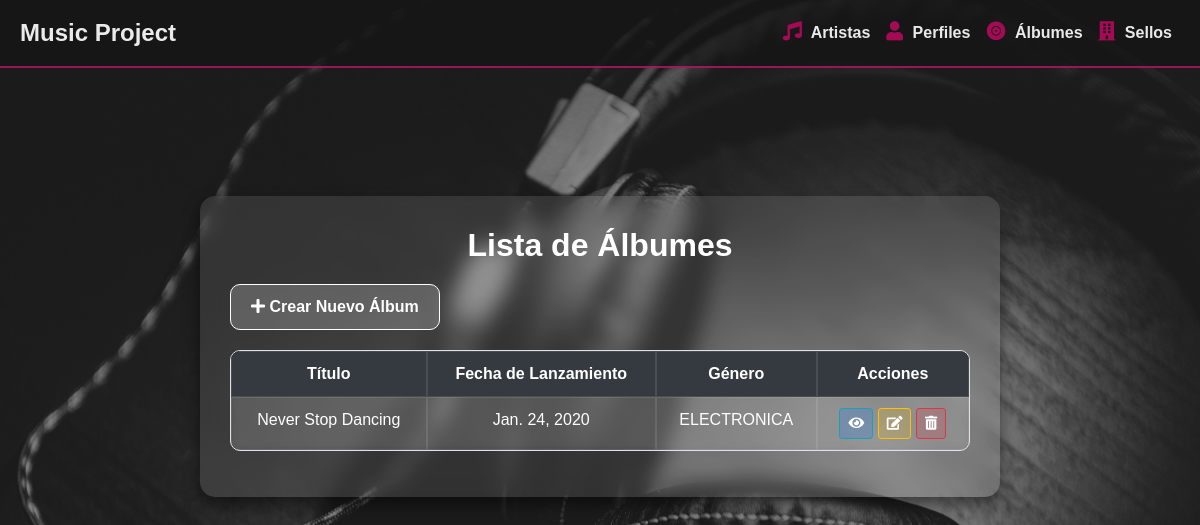
Page /artistas/albumes/ on the earlier database version.
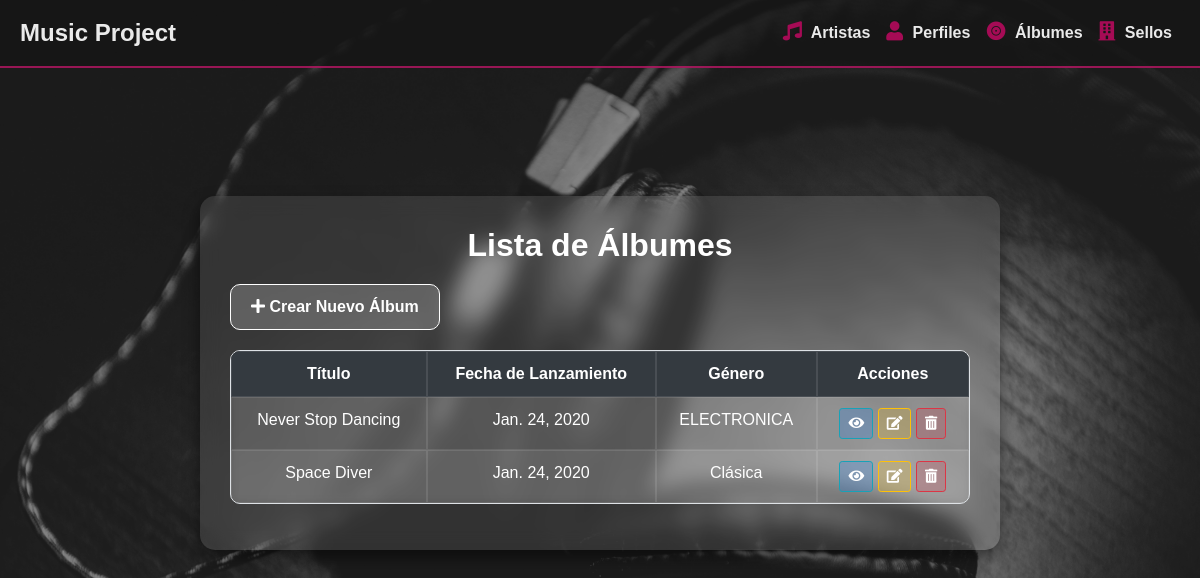
Same page on the later database version.
### musica_app/models.py (models this page shows, shortened)
class Album(models.Model):
    ROCK = 'Rock'
    POP = 'Pop'
    JAZZ = 'Jazz'
    HIPHOP = 'Hip-Hop'
    CLASICA = 'Clásica'
    ELECTRONICA = 'ELECTRONICA'
    GENERO_CHOICES = [
        (ROCK, 'Rock'),
        (POP, 'Pop'),
        (JAZZ, 'Jazz'),
        (HIPHOP, 'Hip-Hop'),
        (CLASICA, 'Clásica'),
        (ELECTRONICA, 'ELECTRONICA'),
    ]
    titulo = models.CharField(max_length=100)
    fecha_lanzamiento = models.DateField()
    genero = models.CharField(max_length=50, choices=GENERO_CHOICES)
    artistas = models.ManyToManyField('Artista')

### musica_app/views.py (the view)
# urls.py: path('albumes/', views.album_index, name='album_index'),
def album_index(request):
    albumes = Album.objects.all()
    return render(request, 'musica_app/album_index.html', {'albumes': albumes})

### musica_app/templates/musica_app/album_index.html
{% extends "musica_app/base.html" %}
{% block content %}
<div class="album-index">
    <div class="frosted-glass">
        <h1 class="text-center">Lista de Álbumes</h1>
        <a href="{% url 'album_create' %}" class="btn btn-create"><i class="fas fa-plus"></i> Crear Nuevo Álbum</a>
        <table class="table table-bordered table-striped">
            <thead class="thead-dark">
                <tr>
                    <th>Título</th>
                    <th>Fecha de Lanzamiento</th>
                    <th>Género</th>
                    <th>Acciones</th>
                </tr>
            </thead>
            <tbody>
                {% for album in albumes %}
                <tr>
                    <td>{{ album.titulo }}</td>
                    <td>{{ album.fecha_lanzamiento }}</td>
                    <td>{{ album.genero }}</td>
                    <td>
                        <a href="{% url 'album_detail' album.id %}" class="btn btn-info btn-sm"><i class="fas fa-eye"></i></a>
                        <a href="{% url 'album_update' album.id %}" class="btn btn-warning btn-sm"><i class="fas fa-edit"></i></a>
                        <a href="{% url 'album_delete' album.id %}" class="btn btn-danger btn-sm"><i class="fas fa-trash-alt"></i></a>
                    </td>
                </tr>
                {% empty %}
                <tr>
                    <td colspan="4" class="text-center">No hay álbumes registrados.</td>
                </tr>
                {% endfor %}
            </tbody>
        </table>
    </div>
</div>
{% endblock %}

Differences in the rows shown:
added Album: titulo "Space Diver", fecha_lanzamiento "Jan. 24, 2020", genero "Clásica"
